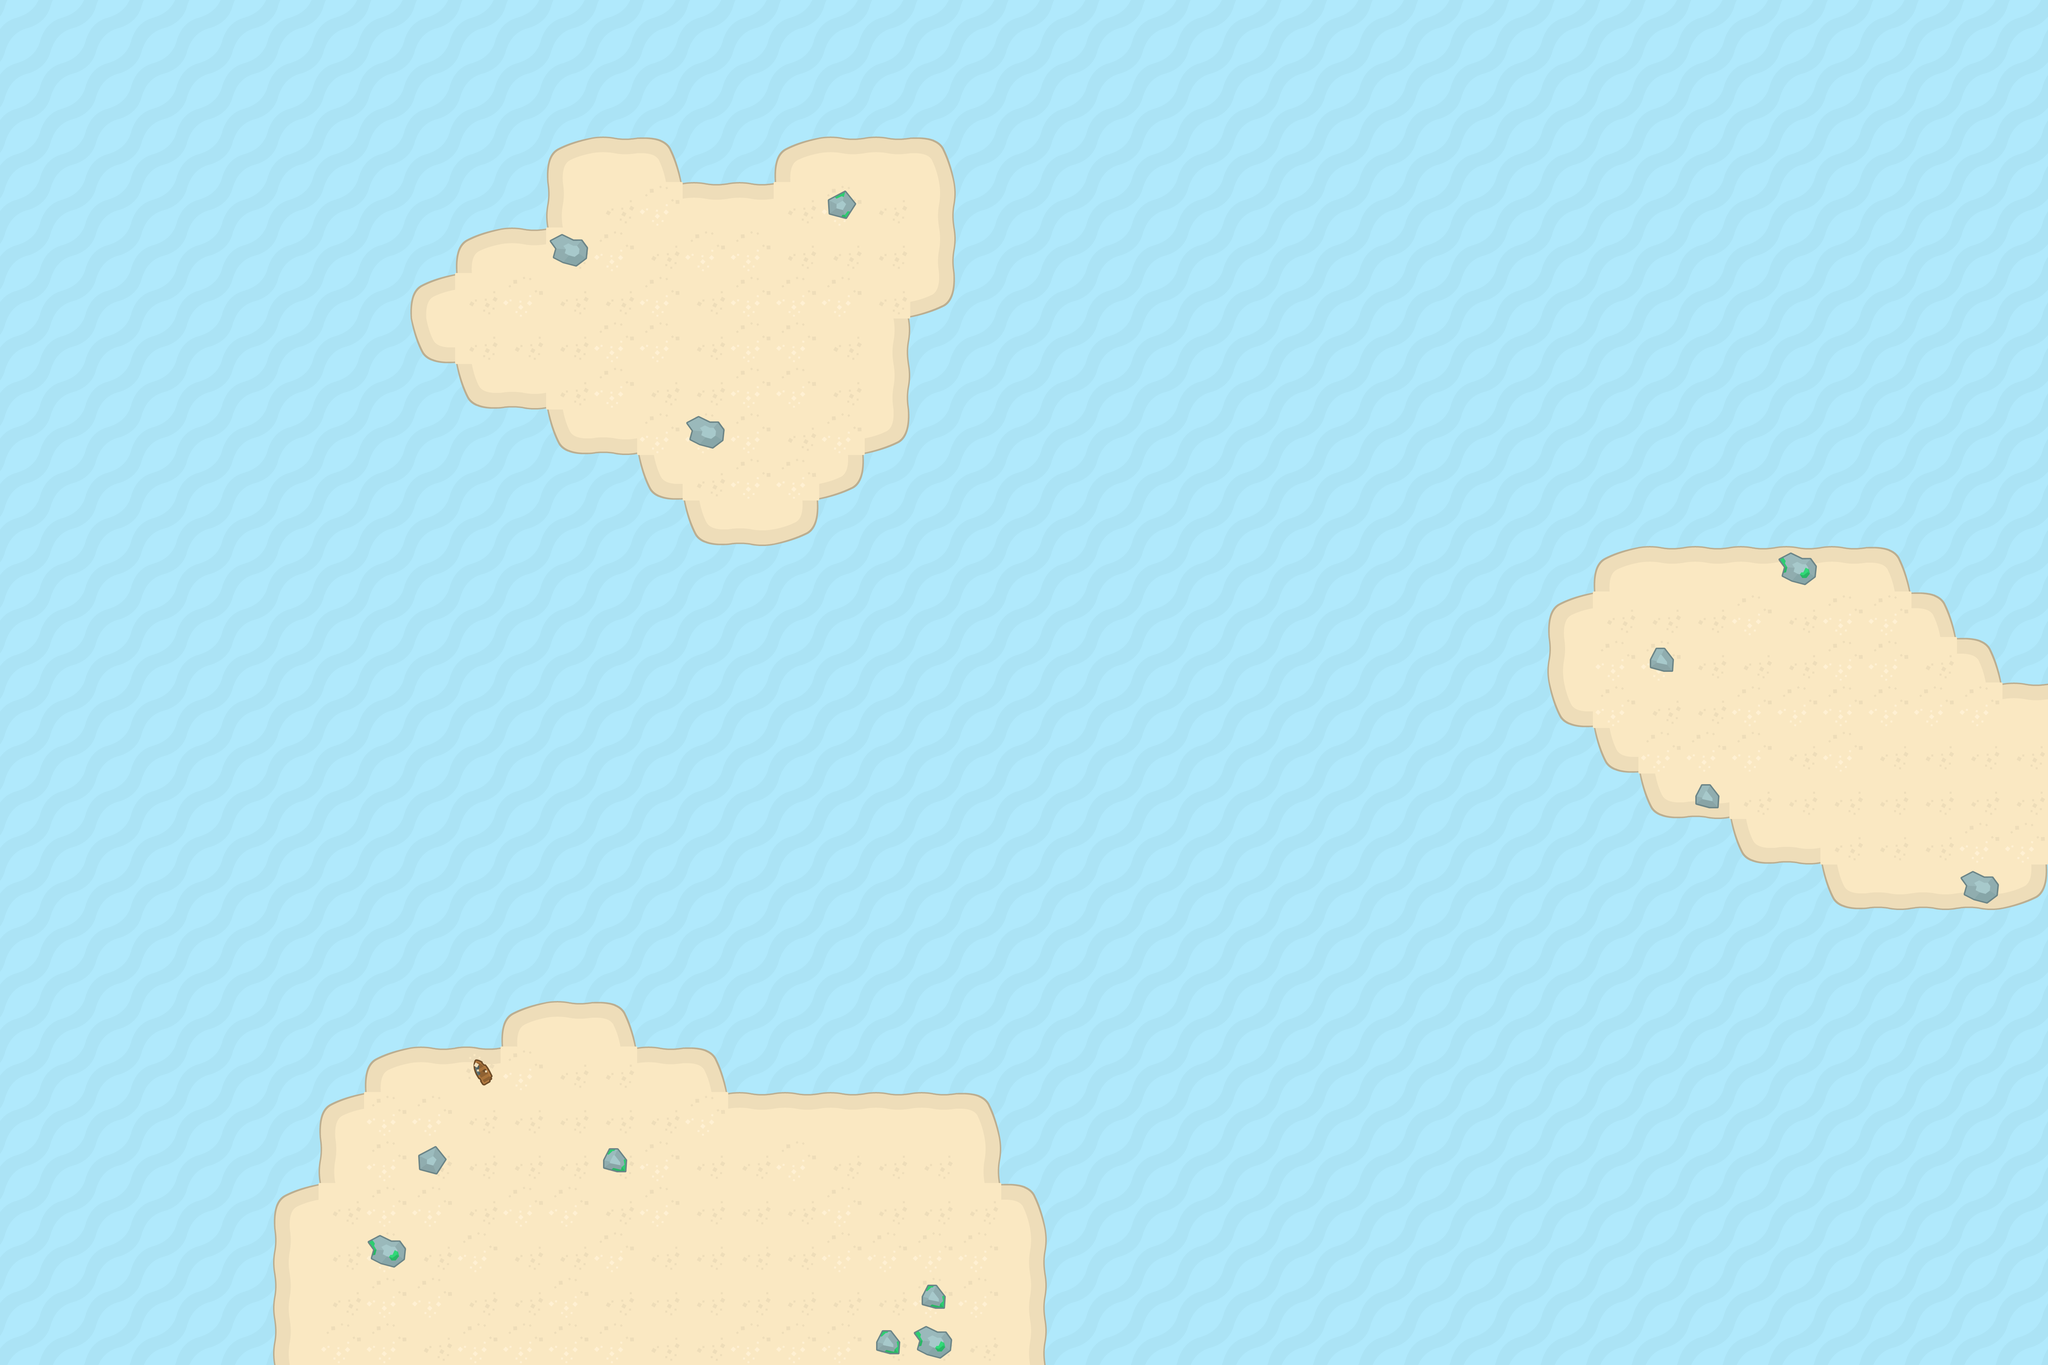

This game map was drawn from its Tiled (.tmx) file and the tilesets committed beside it. A one-line description and the trimmed map source follow:
An orthogonal 45x30 tile map with 128x128 px tiles, 3 tile layers (Water, Island, Decor), 2 tilesets and 4 objects.

<map version="1.10" tiledversion="1.11.2" orientation="orthogonal" renderorder="right-down" width="45" height="30" tilewidth="128" tileheight="128" infinite="0" nextlayerid="5" nextobjectid="11">
 <tileset firstgid="1" source="ocean_island_tiles.tsx" />
 <tileset firstgid="97" source="entities.tsx" />
 <layer id="1" name="Water" width="45" height="30">
  <data>[1350 cells, 1350 non-empty, 1 distinct tile ids]</data>
 </layer>
 <layer id="2" name="Island" width="45" height="30">
  <data>[1350 cells, 253 non-empty, 10 distinct tile ids]</data>
 </layer>
 <layer id="3" name="Decor" width="45" height="30">
  <data>[1350 cells, 14 non-empty, 7 distinct tile ids]</data>
 </layer>
 <objectgroup id="4" name="Entities">
  <object id="5" gid="106" x="222.714" y="3508.86" width="226" height="132" />
  <object id="7" gid="105" x="1300.33" y="1599.33" width="226" height="132" />
  <object id="8" gid="105" x="3913.67" y="2852.67" width="226" height="132" rotation="-90" />
  <object id="10" gid="109" x="4931.19" y="792.76" width="300" height="300" />
 </objectgroup>
</map>
